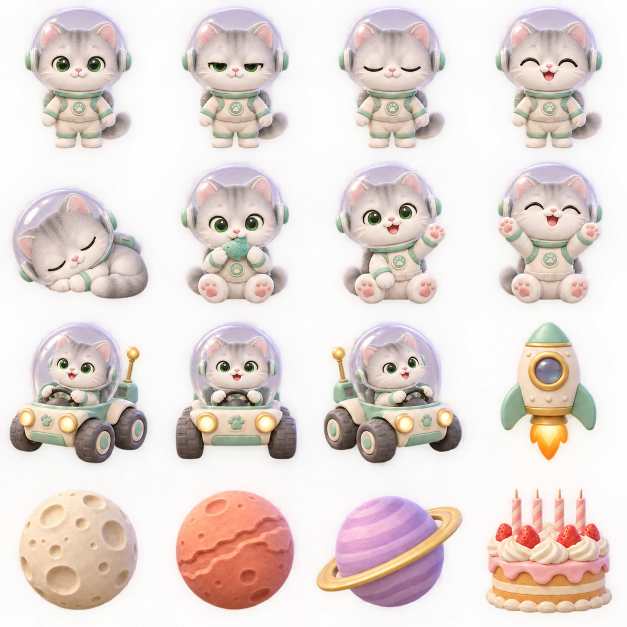
#> input picture assets/v4/silver-space-atlas.png, 1254 x 1254 px (shown at 1/2 size)
$ python pack_art.py
#> lines starting #> are read from the running program, lines starting #| are printed output that depends on the picture
"""Slice a regular generated atlas and export fixed-size RGB565+A8 LVGL assets.

Only technical atlas extraction, sampling and pixel-format conversion happen here.
The original generated PNG is retained unchanged in assets/v4.
"""
from pathlib import Path
from PIL import Image
import json
root=Path(__file__).resolve().parents[1]
atlas=Image.open(root/'assets/v4/silver-space-atlas.png').convert('RGBA')
#> atlas is the input picture: PIL image 1254x1254 RGBA; mean R, G, B, A 202.7, 181.6, 174.9, 125.4
names=['cat_open','cat_half','cat_blink','cat_happy','cat_sleep','cat_fed','cat_play','cat_stretch',
       'rover_left','rover_front','rover_right','rocket','moon','mars','saturn','cake']
spec=[]
for i,name in enumerate(names):
    size=(156,156) if i<8 else (96,96) if i<11 else (64,64) if i==11 else (76,76) if i<15 else (208,104)
    spec.append((name,i,size,i==15))
spec += [('cat_icon',0,(62,62),False),('cat_badge',3,(54,54),False),
         ('rover_icon',9,(66,66),False),('cake_icon',15,(62,44),True)]
for i,name in enumerate(['moon','mars','saturn']):
    spec.append((name+'_badge',12+i,(50,50),False))
output=['// Generated by tools/pack_art.py. Assets are RGB565 + alpha, not runtime PNGs.','#include "ArtAssets.h"']
header=['#pragma once','#include <lvgl.h>']
total=0
for name,cell,size,body in spec:
    col,row=cell%4,cell//4
    box=(round(col*atlas.width/4),round(row*atlas.height/4),round((col+1)*atlas.width/4),round((row+1)*atlas.height/4))
#> box = (0, 0, 314, 314)
    tile=atlas.crop(box)
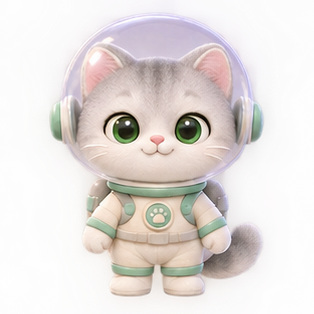
#> tile: PIL image 314x314 RGBA; mean R, G, B, A 203.7, 192.9, 190.6, 122.7; transparent parts drawn white
    if body:
        # Independently generated candle-free cake: preserve all cream tips.
        tile=Image.open(root/'assets/v4/cake-source.png').convert('RGBA')
        bounds=tile.getchannel('A').point(lambda a:255 if a>=64 else 0).getbbox()
        if not bounds:raise ValueError('Cake has no visible alpha')
        tile=tile.crop(bounds)
    tile=tile.resize(size,Image.Resampling.LANCZOS)
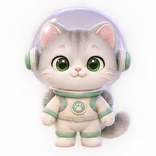
#> tile: PIL image 156x156 RGBA; mean R, G, B, A 203.5, 192.7, 190.4, 122.7; transparent parts drawn white
    data=bytearray()
    for r,g,b,a in tile.getdata():
        # Quantized low alpha is invisible on the small display and can be skipped.
        a=0 if a<32 else 255 if a>=240 else a
        rgb=((r>>3)<<11)|((g>>2)<<5)|(b>>3)
        data.extend((rgb&255,rgb>>8,a))
#> this loop made 24336 passes
#> (r, g, b, a, rgb) on passes 1 to 3: (223, 191, 191, 0, 56823), (218, 218, 218, 0, 57051), (212, 212, 212, 0, 54970)
    total+=len(data)
#> total = 73008
    symbol='art_'+name
    header.append(f'LV_IMG_DECLARE({symbol});')
    output.append(f'static const LV_ATTRIBUTE_MEM_ALIGN uint8_t {symbol}_data[] = {{')
    output += ['  '+','.join(str(x) for x in data[n:n+48])+',' for n in range(0,len(data),48)]
    output += ['};',f'const lv_img_dsc_t {symbol} = {{',
               f' .header = {{.cf=LV_IMG_CF_TRUE_COLOR_ALPHA,.always_zero=0,.reserved=0,.w={size[0]},.h={size[1]}}},',
               f' .data_size={len(data)},.data={symbol}_data','};']
(root/'firmware/YouyouSpace/ArtAssets.h').write_text('\n'.join(header)+'\n')
(root/'firmware/YouyouSpace/ArtAssets.c').write_text('\n'.join(output)+'\n')
(root/'assets/v4/space-manifest.json').write_text(json.dumps({'source':str(atlas.size),'packed_bytes':total,'sprites':len(spec),'format':'RGB565+A8'},indent=2))
print(f'Packed {len(spec)} sprites; {total} flash bytes; no PNG decoding on device')
